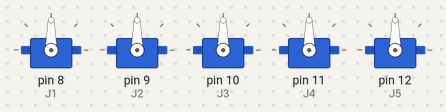
The sketch below on a simulated Arduino Uno, built with avr-gcc and run on an emulated ATmega328P. Shown: 5 × servo. What the sketch prints to the serial monitor is not drawn.

Above: at 0.1 s.
At 5.39 s:
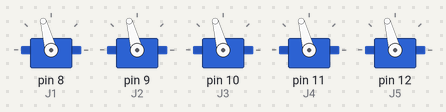
At 8.2 s:
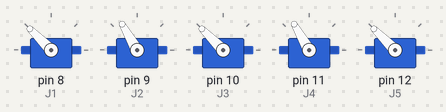
At 16.71 s:
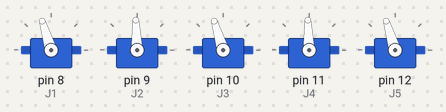
At 25.4 s:
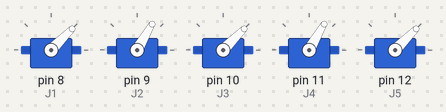
At 35.2 s:
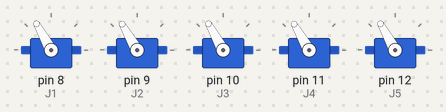
Timing chart, 0 to 38.1 s (numbered marks = the images above):
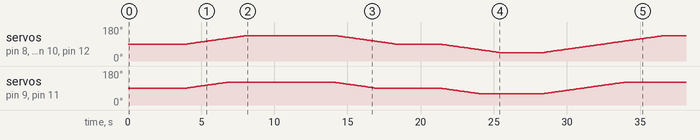

The sketch:

test_speed_response.ino
```cpp
#include <VarSpeedServo.h>

VarSpeedServo J1, J2, J3, J4, J5;

// زوايا الصفر الرياضي
const float SERVO_HOME_OFFSETS[5] = {90.0, 90.0, 90.0, 90.0, 90.0};

// سرعة الاختبار (قم بتغييرها بين 10 و 40 لتجد السرعة الأنسب لذراعك)
const int TEST_SPEED =7;

void setup() {
  Serial.begin(9600);

  J1.attach(8);
  J2.attach(9);
  J3.attach(10);
  J4.attach(11);
  J5.attach(12);

  Serial.println("⚙️ Starting VarSpeedServo Smoothness Test...");

  // الذهاب لوضع الصفر ببطء عند التشغيل
  // نضع false لأول 4 مفاصل لتبدأ معاً، ونضع true للأخير ليتزامنوا وينتظر الكود اكتمال حركتهم
  J1.write(SERVO_HOME_OFFSETS[0], TEST_SPEED, false);
  J2.write(SERVO_HOME_OFFSETS[1], TEST_SPEED, false);
  J3.write(SERVO_HOME_OFFSETS[2], TEST_SPEED, false);
  J4.write(SERVO_HOME_OFFSETS[3], TEST_SPEED, false);
  J5.write(SERVO_HOME_OFFSETS[4], TEST_SPEED, true);

  delay(4000); // انتظار للاستقرار
}

void loop() {
  // ==========================================
  // 🔄 روتين الاختبار المتزامن (Simultaneous Movement)
  // ==========================================

  Serial.println("Moving to Target 1 (+ Angles)...");
  // تحريك كل المفاصل معاً بانسجام تام
  J1.write(90 + 45, TEST_SPEED, false);
  J2.write(90 + 30, TEST_SPEED, false); // المفصل الثاني والثالث سيتحركان للزاوية 120
  J3.write(90 + 45, TEST_SPEED, false);
  J4.write(90 + 30, TEST_SPEED, false);
  J5.write(90 + 45, TEST_SPEED, true);  // ننتظر فقط إتمام الحركة

  // خلال هذا الانتظار (3 ثوانٍ) راقب المفصل 2 و 3، هل هناك أي اهتزاز (Jitter)؟
  delay(6000);

  Serial.println("Returning to Home (90 Degrees)...");
  // العودة للوضع الصفري معاً
  J1.write(SERVO_HOME_OFFSETS[0], TEST_SPEED, false);
  J2.write(SERVO_HOME_OFFSETS[1], TEST_SPEED, false);
  J3.write(SERVO_HOME_OFFSETS[2], TEST_SPEED, false);
  J4.write(SERVO_HOME_OFFSETS[3], TEST_SPEED, false);
  J5.write(SERVO_HOME_OFFSETS[4], TEST_SPEED, true);

  delay(3000);

  Serial.println("Moving to Target 2 (- Angles)...");
  // تحريك المفاصل للاتجاه المعاكس
  J1.write(90 - 45, TEST_SPEED, false);
  J2.write(90 - 30, TEST_SPEED, false); // المفصل الثاني والثالث سيتحركان للزاوية 60
  J3.write(90 - 45, TEST_SPEED, false);
  J4.write(90 - 30, TEST_SPEED, false);
  J5.write(90 - 45, TEST_SPEED, true);

  delay(3000);
}
```
